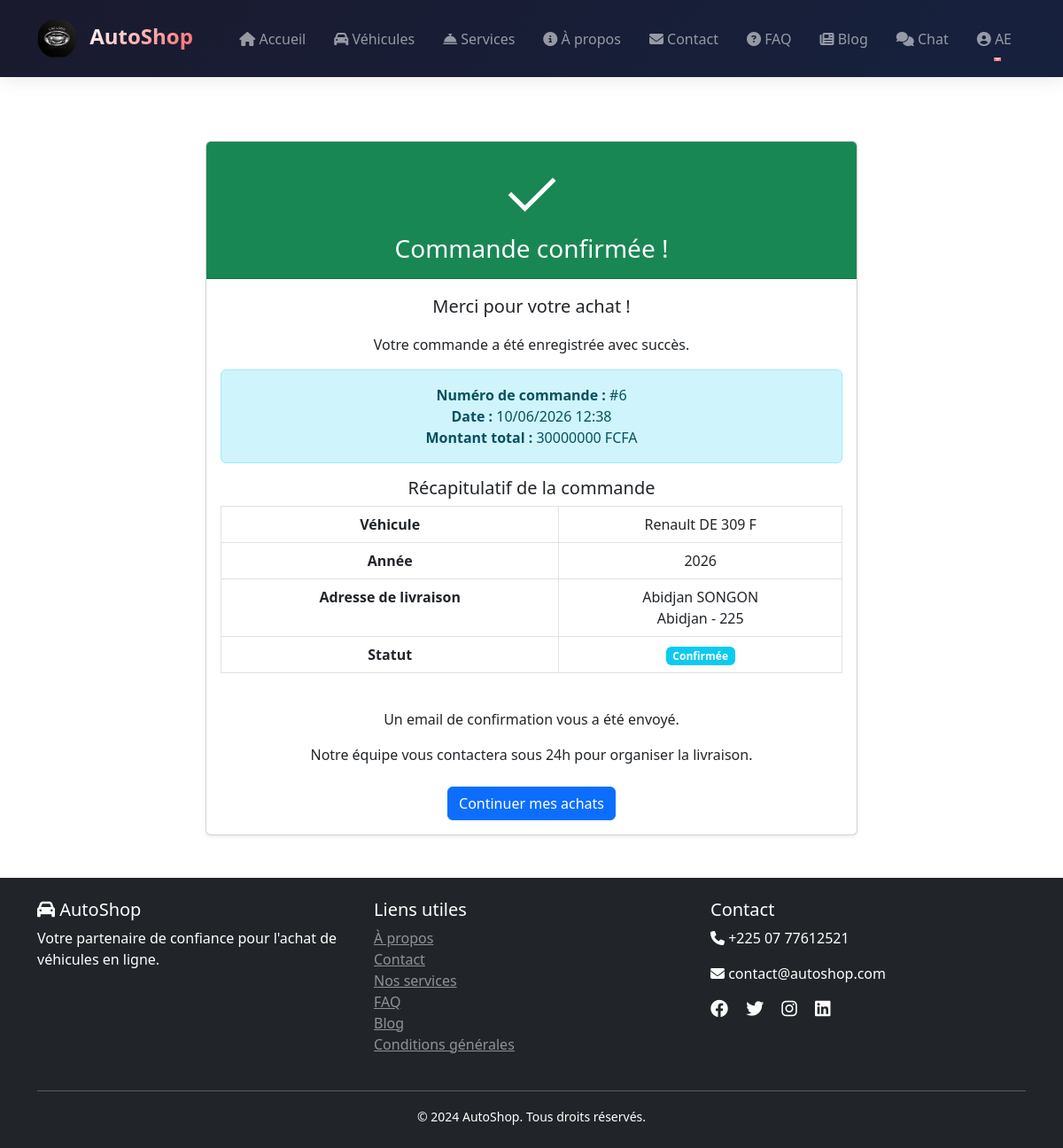
Page /orders/confirmation/6/ (signed in) on the committed database.
### orders/models.py (models this page shows, shortened)
class Order(models.Model):
    STATUS_CHOICES = [
        ('PENDING', 'En attente'),
        ('CONFIRMED', 'Confirmée'),
        ('PROCESSING', 'En traitement'),
        ('COMPLETED', 'Terminée'),
        ('CANCELLED', 'Annulée'),
    ]
    user = models.ForeignKey(User, on_delete=models.CASCADE, related_name='orders')
    vehicle = models.ForeignKey(Vehicle, on_delete=models.CASCADE, related_name='orders')
    order_date = models.DateTimeField(auto_now_add=True)
    status = models.CharField(max_length=20, choices=STATUS_CHOICES, default='PENDING')
    total_amount = models.DecimalField(max_digits=12, decimal_places=2)
    PAYMENT_METHOD_CHOICES = [
        ('CARTE', 'Carte bancaire'),
        ('ORANGE_MONEY', 'Orange Money'),
        ('MTN_MOMO', 'MTN Mobile Money'),
    ]
    payment_method = models.CharField(max_length=20, choices=PAYMENT_METHOD_CHOICES, default='CARTE')
    delivery_address = models.TextField()
    delivery_city = models.CharField(max_length=100)
    delivery_postal_code = models.CharField(max_length=20)
    class Meta:
        ordering = ['-order_date']

### vehicles/models.py (models this page shows, shortened)
class Vehicle(models.Model):
    FUEL_TYPES = [
        ('ESSENCE', 'Essence'),
        ('DIESEL', 'Diesel'),
        ('ELECTRIQUE', 'Électrique'),
        ('HYBRIDE', 'Hybride'),
    ]
    TRANSMISSION_TYPES = [
        ('MANUAL', 'Manuelle'),
        ('AUTOMATIC', 'Automatique'),
    ]
    CONDITION_TYPES = [
        ('NEW', 'Neuf'),
        ('USED', 'Occasion'),
    ]
    brand = models.ForeignKey(Brand, on_delete=models.CASCADE, related_name='vehicles')
    model = models.CharField(max_length=100)
    year = models.IntegerField()
    price = models.DecimalField(max_digits=12, decimal_places=2)
    mileage = models.IntegerField(help_text="Kilométrage", null=True, blank=True)
    fuel_type = models.CharField(max_length=20, choices=FUEL_TYPES)
    transmission = models.CharField(max_length=20, choices=TRANSMISSION_TYPES)
    condition = models.CharField(max_length=20, choices=CONDITION_TYPES, default='USED')
    color = models.CharField(max_length=50)
    description = models.TextField()
    features = models.TextField(help_text="Caractéristiques séparées par des virgules")
    images = models.ImageField(upload_to='vehicles/', null=True, blank=True)
    is_available = models.BooleanField(default=True)
    created_at = models.DateTimeField(auto_now_add=True)
    updated_at = models.DateTimeField(auto_now=True)
    class Meta:
        ordering = ['-created_at']

class Brand(models.Model):
    name = models.CharField(max_length=100)
    logo = models.ImageField(upload_to='brands/', null=True, blank=True)
    country = models.CharField(max_length=100)
    class Meta:
        ordering = ['name']

### orders/views.py (the view)
# urls.py: path('confirmation/<int:order_id>/', views.order_confirmation, name='order_confirmation'),
@login_required
def order_confirmation(request, order_id):
    order = get_object_or_404(Order, id=order_id, user=request.user)
    return render(request, 'orders/confirmation.html', {'order': order})

### orders/templates/orders/confirmation.html (shortened to what this page needs)
{% extends 'base.html' %}
{% block content %}
<div class="container">
    <div class="row justify-content-center">
        <div class="col-md-8">
            <div class="card shadow-sm mt-5">
                <div class="card-header bg-success text-white text-center">
                    <div class="display-1">✓</div>
                    <h3>Commande confirmée !</h3>
                </div>
                <div class="card-body text-center">
                    <p class="lead">Merci pour votre achat !</p>
                    <p>Votre commande a été enregistrée avec succès.</p>
                    <div class="alert alert-info">
                        <strong>Numéro de commande :</strong> #{{ order.id }}<br>
                        <strong>Date :</strong> {{ order.order_date|date:"d/m/Y H:i" }}<br>
                        <strong>Montant total :</strong> {{ order.total_amount|floatformat:0 }} FCFA
                    </div>
                    <h5>Récapitulatif de la commande</h5>
                    <div class="table-responsive">
                        <table class="table table-bordered">
                            <tr>
                                <th>Véhicule</th>
                                <td>{{ order.vehicle.brand.name }} {{ order.vehicle.model }}</td>
                            </tr>
                            <tr>
                                <th>Année</th>
                                <td>{{ order.vehicle.year }}</td>
                            </tr>
                            <tr>
                                <th>Adresse de livraison</th>
                                <td>
                                    {{ order.delivery_address }}<br>
                                    {{ order.delivery_city }} - {{ order.delivery_postal_code }}
                                </td>
                            </tr>
                            <tr>
                                <th>Statut</th>
                                <td>
                                    {% if order.status == 'CONFIRMED' %}
                                        <span class="badge bg-info">Confirmée</span>
                                    {% else %}
                                        <span class="badge bg-warning">{{ order.get_status_display }}</span>
                                    {% endif %}
                                </td>
                            </tr>
                        </table>
                    </div>
                    <div class="mt-4">
                        <p>Un email de confirmation vous a été envoyé.</p>
                        <p>Notre équipe vous contactera sous 24h pour organiser la livraison.</p>
                    </div>
                    <div class="mt-4">
                        <a href="{% url 'vehicle_list' %}" class="btn btn-primary">
                            Continuer mes achats
                        </a>
                    </div>
                </div>
            </div>
        </div>
    </div>
</div>
{% endblock %}

### vehicles/templates/base.html (shortened to what this page needs)
{% load static %}
<!DOCTYPE html>
<html lang="fr">
<head>
    <link href="https://cdn.jsdelivr.net/npm/bootstrap@5.3.0/dist/css/bootstrap.min.css" rel="stylesheet">
    <link rel="stylesheet" href="https://cdnjs.cloudflare.com/ajax/libs/font-awesome/6.4.0/css/all.min.css">
</head>
<body>
    <nav class="navbar navbar-expand-lg navbar-dark">
        <div class="container">
            <a class="navbar-brand" href="{% url 'home' %}">
                <div style="display: inline-block;">
                    <img src="{% static 'images/logo.png' %}"
                         alt="AutoShop Logo"
                         height="45"
                         width="45"
                         style="border-radius: 50%; object-fit: cover;">
                </div>
                <span class="ms-2" style="font-weight: 700; background: linear-gradient(135deg, #fff 0%, #ff6b6b 100%); -webkit-background-clip: text; -webkit-text-fill-color: transparent;">
                    AutoShop
                </span>
            </a>
<div class="collapse navbar-collapse" id="navbarNav">
    <ul class="navbar-nav ms-auto">
        <li class="nav-item">
            <a class="nav-link {% if request.path == '/' %}active{% endif %}" href="{% url 'home' %}">
                <i class="fas fa-home"></i> Accueil
            </a>
        </li>
        <li class="nav-item">
            <a class="nav-link {% if 'vehicles' in request.path %}active{% endif %}" href="{% url 'vehicle_list' %}">
                <i class="fas fa-car"></i> Véhicules
            </a>
        </li>
        <li class="nav-item">
            <a class="nav-link {% if 'services' in request.path %}active{% endif %}" href="{% url 'services' %}">
                <i class="fas fa-concierge-bell"></i> Services
            </a>
        </li>
        <li class="nav-item">
            <a class="nav-link {% if 'about' in request.path %}active{% endif %}" href="{% url 'about' %}">
                <i class="fas fa-info-circle"></i> À propos
            </a>
        </li>
        <li class="nav-item">
            <a class="nav-link {% if 'contact' in request.path %}active{% endif %}" href="{% url 'contact' %}">
                <i class="fas fa-envelope"></i> Contact
            </a>
        </li>
        <li class="nav-item">
            <a class="nav-link {% if 'faq' in request.path %}active{% endif %}" href="{% url 'faq' %}">
                <i class="fas fa-question-circle"></i> FAQ
            </a>
        </li>
        <li class="nav-item">
            <a class="nav-link {% if 'blog' in request.path %}active{% endif %}" href="{% url 'blog_home' %}">
                <i class="fas fa-newspaper"></i> Blog
            </a>
        </li>
        <li class="nav-item">
            <a class="nav-link {% if 'chat' in request.path %}active{% endif %}" href="{% url 'chat_room' room_name='support' %}">
                <i class="fas fa-comments"></i> Chat
            </a>
        </li>
        {% if user.is_authenticated %}
            <li class="nav-item dropdown">
                <a class="nav-link dropdown-toggle" href="#" data-bs-toggle="dropdown">
                    <i class="fas fa-user-circle"></i> {{ user.username }}
                </a>
            </li>
        {% endif %}
    </ul>
</div>
    </nav>
    <main class="container-fluid mt-4">
        {% block content %}{% endblock %}
    </main>
    <footer class="bg-dark text-white mt-5 py-4">
        <div class="container">
            <div class="row">
                <div class="col-md-4">
                    <h5><i class="fas fa-car"></i> AutoShop</h5>
                    <p>Votre partenaire de confiance pour l'achat de véhicules en ligne.</p>
                </div>
                <div class="col-md-4">
                    <h5>Liens utiles</h5>
                    <ul class="list-unstyled">
                        <li><a href="{% url 'about' %}" class="text-white-50">À propos</a></li>
                        <li><a href="{% url 'contact' %}" class="text-white-50">Contact</a></li>
                        <li><a href="{% url 'services' %}" class="text-white-50">Nos services</a></li>
                        <li><a href="{% url 'faq' %}" class="text-white-50">FAQ</a></li>
                        <li><a href="{% url 'blog_home' %}" class="text-white-50">Blog</a></li>
                        <li><a href="#" class="text-white-50">Conditions générales</a></li>
                    </ul>
                </div>
                <div class="col-md-4">
                    <h5>Contact</h5>
                    <p><i class="fas fa-phone"></i> +225 07 77612521</p>
                    <p><i class="fas fa-envelope"></i> contact@autoshop.com</p>
                    <div class="social-links mt-3">
                        <a href="#" class="text-white me-3"><i class="fab fa-facebook fa-lg"></i></a>
                        <a href="#" class="text-white me-3"><i class="fab fa-twitter fa-lg"></i></a>
                        <a href="#" class="text-white me-3"><i class="fab fa-instagram fa-lg"></i></a>
                        <a href="#" class="text-white"><i class="fab fa-linkedin fa-lg"></i></a>
                    </div>
                </div>
            </div>
            <hr class="mt-4">
            <div class="text-center">
                <small>&copy; 2024 AutoShop. Tous droits réservés.</small>
            </div>
        </div>
    </footer>
</body>
</html>

### vehicles/templates/base.html (style rules this page uses)
.navbar { background: linear-gradient(135deg, #1a1a2e 0%, #16213e 100%) !important; box-shadow: 0 2px 20px rgba(0,0,0,0.1); padding: 1rem 0; }
.navbar-brand { font-weight: 700; font-size: 1.5rem; transition: transform 0.3s; }
.nav-link { font-weight: 500; margin: 0 0.5rem; transition: all 0.3s; position: relative; }
.nav-link::after { content: ''; position: absolute; bottom: -5px; left: 50%; width: 0; height: 2px; background: #ff6b6b; transition: all 0.3s; transform: translateX(-50%); }

### rows in the picture
Order: id "6", order_date "10/06/2026 12:38", total_amount "30000000", vehicle.brand.name "Renault", vehicle.model "DE 309 F", vehicle.year "2026", delivery_address "Abidjan SONGON", delivery_city "Abidjan", delivery_postal_code "225"

### other values in the picture
{{ user.username }} "AE"
